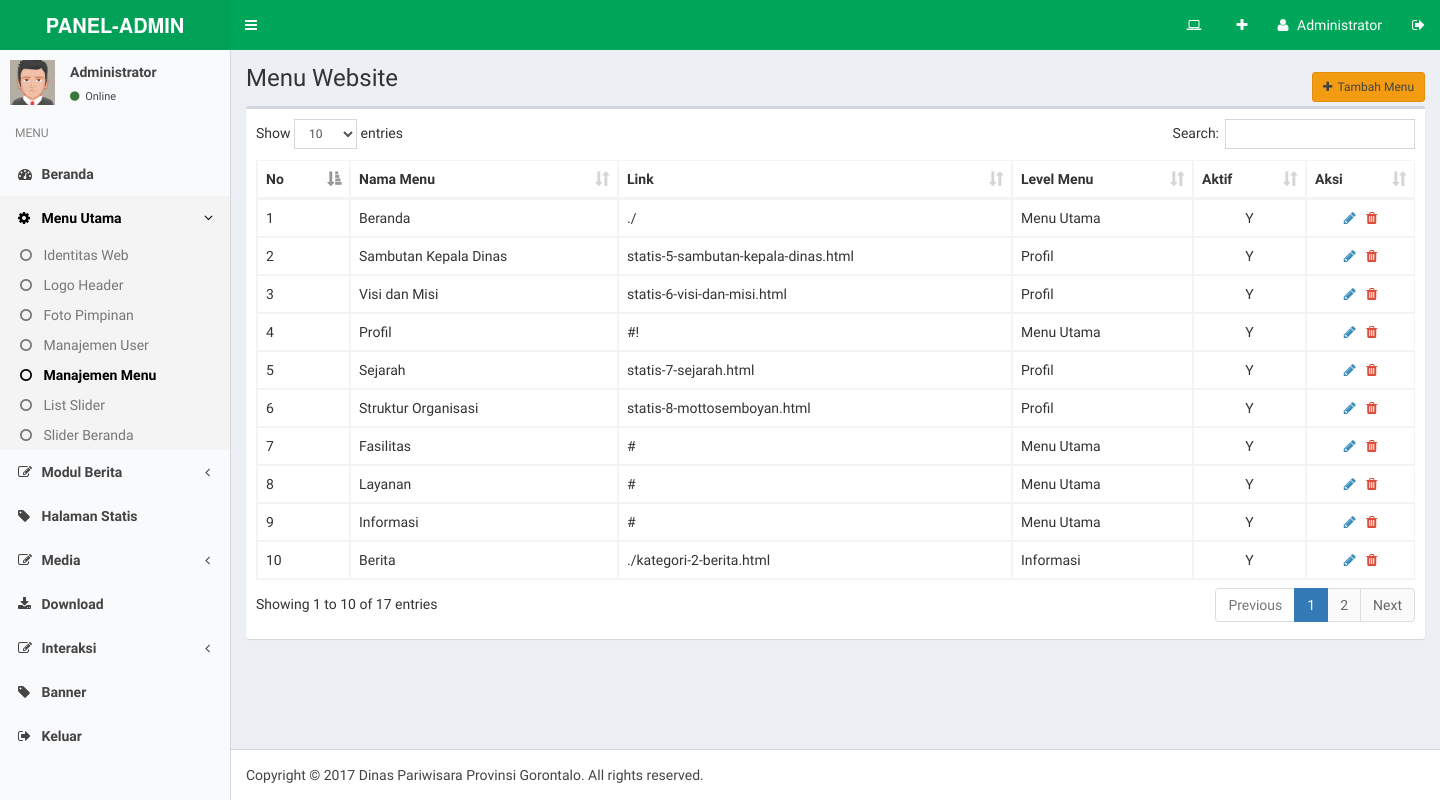
Screenshot of /adminweb/media.php?module=menu (signed in) with the database file from the repository.
### tables this page shows
CREATE TABLE `menu` (
  `id_menu` int(5) NOT NULL,
  `nama_menu` varchar(50) DEFAULT NULL,
  `link` varchar(100) DEFAULT NULL,
  `id_parent` int(11) NOT NULL,
  `aktif` enum('Y','N') NOT NULL DEFAULT 'Y'
);

CREATE TABLE `identitas` (
  `id_identitas` int(5) NOT NULL,
  `nama_pemilik` varchar(100) NOT NULL,
  `nama_website` varchar(100) NOT NULL,
  `alamat_website` varchar(100) NOT NULL,
  `meta_deskripsi` varchar(250) NOT NULL,
  `meta_keyword` varchar(250) NOT NULL,
  `email` varchar(100) NOT NULL,
  `facebook` varchar(100) NOT NULL,
  `twitter` varchar(100) NOT NULL,
  `fb` varchar(100) NOT NULL,
  `tube` varchar(100) NOT NULL,
  `ig` varchar(100) NOT NULL,
  `twitter_widget` text NOT NULL,
  `wtemp` text NOT NULL,
  `favicon` varchar(50) NOT NULL,
  `logo` varchar(200) NOT NULL,
  `fopim` varchar(100) NOT NULL,
  `telpon` varchar(20) NOT NULL,
  `alamat` text NOT NULL
);

### config/koneksi.php (called while the page is built, shortened)
<?php
$dbconnection = null;
function querydb($query)
{
    global $dbconnection;
    $result = $dbconnection->query($query);
    return $result;
}
?>

### adminweb/modul/mod_menu/menu.php (the view, shortened to what this page needs)
<?php
if (empty($_SESSION['namauser']) AND empty($_SESSION['passuser'])){
	echo "<script>alert('Untuk mengakses modul, Anda harus login dulu.'); window.location = '../../index.php'</script>";
}
else{
  $aksi = "modul/mod_menu/aksi_menu.php";
  $act = isset($_GET['act']) ? $_GET['act'] : '';
?>
	<section class="content-header">
		<h1>Menu Website</h1>
		<ol class="breadcrumb">
            <li><a class="btn btn-warning btn-sm" href="?module=menu&act=tambahmenu"><i class="fa fa-plus"></i>Tambah Menu</a></li>
        </ol>
	</section>
	<section class="content">
		<div class="row">
			<div class="col-xs-12">
<?php
	switch($act){
		default:
?>
              <div class="box">
                <div class="box-body">
                  <table id="datamenu" class="table table-bordered table-hover">
                    <thead>
                      <tr>
                        <th>No</th>
                        <th>Nama Menu</th>
                        <th>Link</th>
                        <th>Level Menu</th>
                        <th>Aktif</th>
                        <th>Aksi</th>
                      </tr>
                    </thead>
                    <tbody>
					<?php
					$query  = "SELECT * FROM menu";
					$tampil = querydb($query);
					$no=1;
					while ($r=$tampil->fetch_array()){
						echo "<tr><td>$no</td>
							<td>$r[nama_menu]</td><td>$r[link]</td>";
						$query2 = "SELECT * FROM menu WHERE id_menu=$r[id_parent]";
						$hasil  = querydb($query2);
						$jumlah = $hasil->num_rows;
						if ($jumlah > 0){
							while($s=$hasil->fetch_array()){
								echo "<td>$s[nama_menu]</td>";
							}
						}
						else{
							echo "<td>Menu Utama</td>";
						}
						echo "<td align=\"center\">$r[aktif]</td>
						<td align=\"center\"><a href=\"?module=menu&act=editmenu&id=$r[id_menu]\" title=\"Edit Data\"><i class=\"fa fa-pencil\"></i></a> &nbsp;
						<a href=\"$aksi?module=menu&act=hapus&id=$r[id_menu]\" onclick=\"return confirm('APAKAH ANDA YAKIN AKAN MENGHAPUS MENU INI ?')\" title=\"Hapus Data\"><i class=\"fa fa-trash text-red\"></i></a></td></tr>";
						$no++;
					}
					?>
                    </tbody>
                  </table>
                </div>
              </div>
<?php
		break;
?>
<?php
	}
?>
            </div>
		</div>
	</section>
<?php
}
?>

### adminweb/footer.php (shortened to what this page needs)
<?php
if (empty($_SESSION['namauser']) AND empty($_SESSION['passuser'])){
	echo "<script>alert('Untuk mengakses modul, Anda harus login dulu.'); window.location = 'index.php'</script>";
}
else{
?>
      <footer class="main-footer">
		Copyright &copy; 2017 <?php echo $tdin['nama_pemilik']; ?>. All rights reserved.
      </footer>
    </div>
  </body>
</html>
<?php
}
?>

### rows the page displays
menu: nama_menu "Beranda", link "./", id_parent "Menu Utama", aktif "Y"
menu: nama_menu "Sambutan Kepala Dinas", link "statis-5-sambutan-kepala-dinas.html", aktif "Y"
menu: nama_menu "Profil", link "#!", id_parent "Menu Utama", aktif "Y"
menu: nama_menu "Visi dan Misi", link "statis-6-visi-dan-misi.html", aktif "Y"
menu: nama_menu "Sejarah", link "statis-7-sejarah.html", aktif "Y"
menu: nama_menu "Struktur Organisasi", link "statis-8-mottosemboyan.html", aktif "Y"
menu: nama_menu "Fasilitas", link "#", shows "Menu Utama", aktif "Y"
menu: nama_menu "Layanan", link "#", shows "Menu Utama", aktif "Y"
menu: nama_menu "Informasi", link "#", shows "Menu Utama", aktif "Y"
menu: nama_menu "Berita", link "./kategori-2-berita.html", aktif "Y"
identitas: nama_pemilik "Dinas Pariwisara Provinsi Gorontalo"

### other values shown
$_SESSION['namalengkap'] "Administrator"
